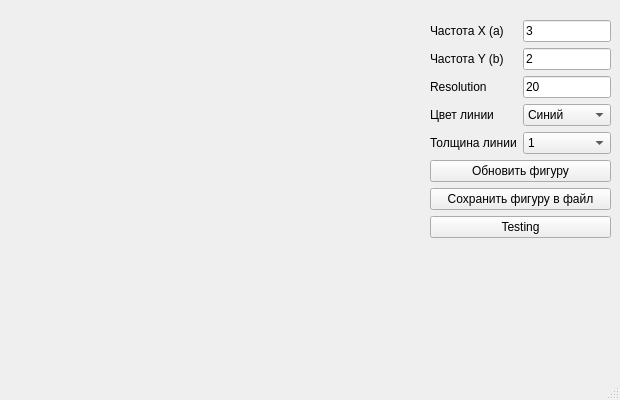
<?xml version="1.0" encoding="UTF-8"?>
<ui version="4.0">
 <class>MainWindow</class>
 <widget class="QMainWindow" name="MainWindow">
  <property name="geometry">
   <rect>
    <x>0</x>
    <y>0</y>
    <width>620</width>
    <height>400</height>
   </rect>
  </property>
  <property name="windowTitle">
   <string>MainWindow</string>
  </property>
  <widget class="QWidget" name="centralwidget">
   <widget class="QWidget" name="layoutWidget">
    <property name="geometry">
     <rect>
      <x>430</x>
      <y>20</y>
      <width>181</width>
      <height>240</height>
     </rect>
    </property>
    <layout class="QFormLayout" name="formLayout">
     <item row="0" column="1">
      <widget class="QLineEdit" name="freq_y_lineedit">
       <property name="text">
        <string>3</string>
       </property>
      </widget>
     </item>
     <item row="1" column="0">
      <widget class="QLabel" name="label_2">
       <property name="text">
        <string>Частота Y (b)</string>
       </property>
      </widget>
     </item>
     <item row="1" column="1">
      <widget class="QLineEdit" name="freq_x_lineedit">
       <property name="text">
        <string>2</string>
       </property>
      </widget>
     </item>
     <item row="2" column="0">
      <widget class="QLabel" name="label_3">
       <property name="text">
        <string>Resolution</string>
       </property>
      </widget>
     </item>
     <item row="2" column="1">
      <widget class="QLineEdit" name="resolution_lineedit">
       <property name="text">
        <string>20</string>
       </property>
      </widget>
     </item>
     <item row="3" column="0">
      <widget class="QLabel" name="label_4">
       <property name="text">
        <string>Цвет линии</string>
       </property>
      </widget>
     </item>
     <item row="3" column="1">
      <widget class="QComboBox" name="color_combobox">
       <item>
        <property name="text">
         <string>Синий</string>
        </property>
       </item>
       <item>
        <property name="text">
         <string>Зелёный</string>
        </property>
       </item>
       <item>
        <property name="text">
         <string>Красный</string>
        </property>
       </item>
       <item>
        <property name="text">
         <string>Жёлтый</string>
        </property>
       </item>
      </widget>
     </item>
     <item row="4" column="0">
      <widget class="QLabel" name="label_5">
       <property name="text">
        <string>Толщина линии</string>
       </property>
      </widget>
     </item>
     <item row="4" column="1">
      <widget class="QComboBox" name="width_combobox">
       <item>
        <property name="text">
         <string>1</string>
        </property>
       </item>
       <item>
        <property name="text">
         <string>2</string>
        </property>
       </item>
       <item>
        <property name="text">
         <string>3</string>
        </property>
       </item>
       <item>
        <property name="text">
         <string>4</string>
        </property>
       </item>
      </widget>
     </item>
     <item row="5" column="0" colspan="2">
      <widget class="QPushButton" name="plot_button">
       <property name="text">
        <string>Обновить фигуру</string>
       </property>
      </widget>
     </item>
     <item row="6" column="0" colspan="2">
      <widget class="QPushButton" name="save_button">
       <property name="text">
        <string>Сохранить фигуру в файл</string>
       </property>
      </widget>
     </item>
     <item row="7" column="0" colspan="2">
      <widget class="QPushButton" name="test_button">
       <property name="text">
        <string>Testing</string>
       </property>
      </widget>
     </item>
     <item row="0" column="0">
      <widget class="QLabel" name="label">
       <property name="text">
        <string>Частота X (a)</string>
       </property>
      </widget>
     </item>
    </layout>
   </widget>
  </widget>
  <widget class="QMenuBar" name="menubar">
   <property name="geometry">
    <rect>
     <x>0</x>
     <y>0</y>
     <width>620</width>
     <height>21</height>
    </rect>
   </property>
  </widget>
  <widget class="QStatusBar" name="statusbar"/>
 </widget>
 <resources/>
 <connections/>
</ui>
